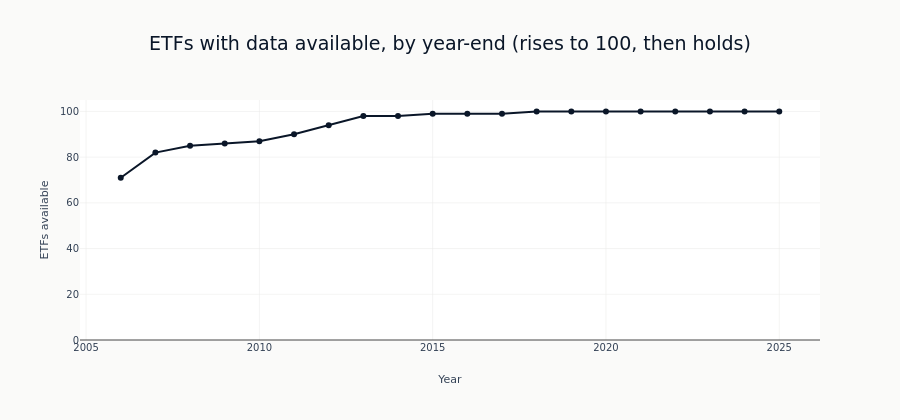

Write notebook code for a chart like this one.
### Markdown cell above
### The universe grows and then plateaus

Counting how many ETFs have data available at each year-end tells a very different
story from the equities panel in `01_us_equities_eda`. There, the count rose for
fifty years and then *fell* — the signature of a data-collection artifact, not a
market. Here it rises to 100 and stays there: a curated universe, held fixed, with
new products phased in as they launch.

### Code cell
years = list(range(full_start.year, full_end.year + 1))
available = [
    symbol_stats.filter((pl.col("start").dt.year() <= y) & (pl.col("end").dt.year() >= y)).height
    for y in years
]

fig = go.Figure()
fig.add_trace(
    go.Scatter(
        x=years,
        y=available,
        mode="lines+markers",
        name="ETFs available",
        line=dict(color=COLORS["blue"], width=2),
    )
)
fig.update_layout(
    title="ETFs with data available, by year-end (rises to 100, then holds)",
    xaxis_title="Year",
    yaxis_title="ETFs available",
    yaxis_range=[0, 105],
    height=420,
)
fig.show()

### Figure 1 — Plotly figure (JSON) as saved in the notebook; plotly's stock layout.template omitted (floating-point values rounded to 4 significant figures)
{"data": [{"line": {"color": "#0a1628", "width": 2}, "mode": "lines+markers", "name": "ETFs available", "type": "scatter", "x": [2006, 2007, 2008, 2009, 2010, 2011, 2012, 2013, 2014, 2015, 2016, 2017, 2018, 2019, 2020, 2021, 2022, 2023, 2024, 2025], "y": [71, 82, 85, 86, 87, 90, 94, 98, 98, 99, 99, 99, 100, 100, 100, 100, 100, 100, 100, 100]}], "layout": {"height": 420, "title": {"text": "ETFs with data available, by year-end (rises to 100, then holds)"}, "xaxis": {"title": {"text": "Year"}}, "yaxis": {"range": [0, 105], "title": {"text": "ETFs available"}}}}
